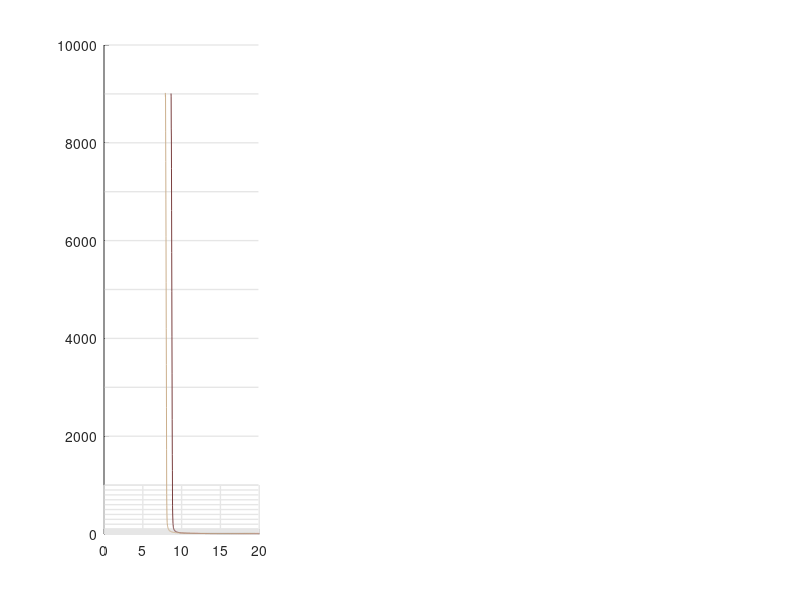

MATLAB code to generate this figure: (Note: this script raises an error after producing the figure.)
summercc = flipud(summer(12));
autumncc = flipud(autumn(12));
wintercc = flipud(winter(12));
springcc = flipud(spring(12));
pinkcc = flipud(pink(12)); 
coolcc = (cool(12)); 
%% Input
% Growth rate fit to current data
w = 0.09;
year_rate_change = (2030);

% rate change for cumulative storage
rtarget4 = [0.072, 0.07217, 0.075, 0.0761]; % Central 4 Gt
rtarget5 = [0.088174, 0.08816, 0.0925, 0.0946]; % Delayed Electrification & Low land 5.5 Gt
rtarget4z = [0.080169, 0.080225, 0.0836, 0.0851]; % Net negative 4.7 Gt
rtarget2 = [0.0184, 0.0173, 0.0106, 0.0094]; % Low demand 2 Gt

% rate change for storage rate
rtarget316 = [0.075051, 0.07516, 0.07943, 0.0818]; % central 316 Mt/y
rtarget380 = [0.080391, 0.08075, 0.0862, 0.0886]; % Delayed Electrification 380 Mt/y
rtarget680 = [0.099612, 0.09984, 0.1088, 0.114]; % Low land 680 Mt/y
rtarget465 = [0.08692, 0.087245, 0.0935, 0.097]; % Net negative 465 Mt/y
rtarget240 = [0.06678, 0.066817, 0.0703, 0.072]; % Low demand  240 Mt/y

% resulting storage - C for cumulative storage
Qtarget4 =[505.4473, 362.7771, 50.7197, 35.5949]; % mod 506, 366, 50.6, 36.6 - obs 505.4473, 362.7771, 50.7197, 35.5949
Qtarget5 =[497.6503, 350.4581, 50.8073, 36.8461]; % mod 506, 366, 50.6, 36.6 - obs 497.6503, 350.4581, 50.8073, 36.8461
Qtarget4z =[500.2358, 360.2792, 50.8073, 36.0902]; % mod 506, 366, 50.6, 36.6 - obs 500.2358, 360.2792, 50.8073, 36.0902
Qtarget2 =[501.9670, 362.1510, 51.0713, 36.5292]; % mod 506, 366, 50.6, 36.6 - obs 501.9670, 362.1510, 51.0713, 36.5292

% resulting storage - C for storage rate
Qtarget316 = [509.8317, 355.9491, 50.3704, 36.6557]; % central 316 Mt/y
Qtarget380 = [508.0734, 349.2495, 50.0236, 36.7190]; % Delayed Electrification 380 Mt/y
Qtarget680 = [503.7042, 349.2495, 50.9832, 36.4033]; % Low land 680 Mt/y
Qtarget465 = [497.6503, 362.7771, 50.8073, 35.6564]; % Net negative 465 Mt/y
Qtarget240 = [497.6503, 360.2792, 50.1967, 36.9098]; % Low demand  240 Mt/y

% resulting year of peak injection for cumulative storage 
% peak_target4 = [2117.1, 2112.3, 2082.5, 2076.8];
% peak_target5 = [2100.9, 2096.9, 2072.6, 2068.1];
% peak_target4z = [2108.1, 2103.9, 2077.1, 2071.9];
% peak_target2 =[2350, 2350, 2350, 2350];

% resulting year of peak injection for storage rate
% peak_target316 = [2113.7, 2108.7, 2079.4, 2074];
% peak_target380 = [2107.9, 2103, 2075.5, 2070.6];
% peak_target680 = [2092.9, 2089, 2066.2, 2061.4];
% peak_target465 = [2101.9, 2098, 2072.1, 2066.7];
% peak_target240 = [2123.6, 2118.6, 2085.7, 2080];


%% Now plot target tradeoff curves
subplot(1,3,1)
hold on
axis_def = [0 20 1 1000];
line_grey = ones(1,3).*0.9;
for i=1:1:10
plot([axis_def(1)+0.1, axis_def(2)-0.1], [i i], 'linewidth', 1, 'color', line_grey,'HandleVisibility','off')
end
for i=10:10:101
plot([axis_def(1)+0.1, axis_def(2)-0.1], [i i], 'linewidth', 1, 'color', line_grey,'HandleVisibility','off')
end
for i=100:100:1000
plot([axis_def(1)+0.1, axis_def(2)-0.1], [i i], 'linewidth', 1, 'color', line_grey,'HandleVisibility','off')
end
for i=1000:1000:10000
plot([axis_def(1)+0.1, axis_def(2)-0.1], [i i], 'linewidth', 1, 'color', line_grey,'HandleVisibility','off')
end
for i=axis_def(1):5:axis_def(2)
plot([i, i], [axis_def(3) axis_def(4)], 'linewidth', 1, 'color', line_grey,'HandleVisibility','off')
end

% load cumulative storage contours 
% load('target4.txt')
% Rr = target4(:,1);  % growth rate
% M = target4(:,2); % Qmin
% plot(Rr.*100, M, 'k', 'color', pinkcc(end,:))
% hold on
 load('target5.txt')
 Rr = target5(:,1);  % growth rate
 M = target5(:,2); % Qmin
 plot(Rr.*100, M, 'k', 'color', pinkcc(end-1,:))
 hold on
% load('target4z.txt')
% Rr = target4z(:,1);  % growth rate
% M = target4z(:,2); % Qmin
% plot(Rr.*100, M, '-', 'color', pinkcc(end-2,:))
% hold on
% load('target2.txt')
% Rr = target2(:,1);  % growth rate
% M = target2(:,2); % Qmin
% plot(Rr.*100, M, '-', 'color', pinkcc(end-3,:))
% hold on
% load('target316.txt')
% Rr = target316(:,1);  % growth rate
% M = target316(:,2); % Qmin
% plot(Rr.*100, M, '-', 'color', pinkcc(end-4,:))
% hold on
 load('target380.txt')
 Rr = target380(:,1);  % growth rate
 M = target380(:,2); % Qmin
 plot(Rr.*100, M, '-', 'color', pinkcc(end-5,:))
 hold on
% load('target680.txt')
% Rr = target680(:,1);  % growth rate
% M = target680(:,2); % Qmin
% plot(Rr.*100, M, '-', 'color', pinkcc(end-6,:))
% hold on
% load('target465.txt')
% Rr = target465(:,1);  % growth rate
% M = target465(:,2); % Qmin
% plot(Rr.*100, M, '-', 'color', pinkcc(end-7,:))
% hold on
% load('target240.txt')
% Rr = target240(:,1);  % growth rate
% M = target240(:,2); % Qmin
% plot(Rr.*100, M, '-', 'color', pinkcc(end-8,:))
% hold on
% plot onshore and USGS storage resource estimates 
yline(366);
yline(506);
yline(36.6);
yline(50.6);

    

% for i=1:length(Qtarget4)
%     cum_2030 = exp(year_rate_change.*w).*exp(-182.6431721);
%     C = (Qtarget4(i)-cum_2030);
%     plot(rtarget4(i).*100,C, '.','markersize', 30, 'color', coolcc(i+1,:),'HandleVisibility','off')
% end
% 
 for i=1:length(Qtarget5)
     cum_2030 = exp(year_rate_change.*w).*exp(-182.6431721);
     C = (Qtarget5(i)-cum_2030);
     plot(rtarget5(i).*100,C, '.','markersize', 30, 'color', autumncc(i+1,:),'HandleVisibility','off')
 end
% for i=1:length(Qtarget4z)
%     cum_2030 = exp(year_rate_change.*w).*exp(-182.6431721);
%     C = (Qtarget4z(i)-cum_2030);
%     plot(rtarget4z(i).*100,C, '.','markersize', 30, 'color', summercc(i+1,:),'HandleVisibility','off')
% end
% for i=1:length(Qtarget2)
%     cum_2030 = exp(year_rate_change.*w).*exp(-182.6431721);
%     C = (Qtarget2(i)-cum_2030);
%     plot(rtarget2(i).*100,C, '.','markersize', 30, 'color', wintercc(i+1,:),'HandleVisibility','off')
% end
% for i=1:length(Qtarget316)
%     cum_2030 = exp(year_rate_change.*w).*exp(-182.6431721);
%     C = (Qtarget316(i)-cum_2030);
%     plot(rtarget316(i).*100,C, '.','markersize', 30, 'color', coolcc(i+6,:),'HandleVisibility','off')
% end
 for i=1:length(Qtarget380)
     cum_2030 = exp(year_rate_change.*w).*exp(-182.6431721);
     C = (Qtarget380(i)-cum_2030);
     plot(rtarget380(i).*100,C, '.','markersize', 30, 'color', autumncc(i+6,:),'HandleVisibility','off')
 end
% for i=1:length(Qtarget680)
%     cum_2030 = exp(year_rate_change.*w).*exp(-182.6431721);
%     C = (Qtarget680(i)-cum_2030);
%     plot(rtarget680(i).*100,C, '.','markersize', 30, 'color', autumncc(i+7,:),'HandleVisibility','off')
% end
% for i=1:length(Qtarget465)
%     cum_2030 = exp(year_rate_change.*w).*exp(-182.6431721);
%     C = (Qtarget465(i)-cum_2030);
%     plot(rtarget465(i).*100,C, '.','markersize', 30, 'color', summercc(i+6,:),'HandleVisibility','off')
% end
% for i=1:length(Qtarget240)
%     cum_2030 = exp(year_rate_change.*w).*exp(-182.6431721);
%     C = (Qtarget240(i)-cum_2030);
%     plot(rtarget240(i).*100,C, '.','markersize', 30, 'color', wintercc(i+6,:),'HandleVisibility','off')
% end
% format plot
set(gca, 'YScale', 'log')
axis(axis_def)
box on
xlabel('Growth Rate [%]')
ylabel('Storage resource required [Gt]')

set(gca,'linewidth',1.5)

text(5.1, 4, sprintf('Cumulative storage by 2050'), 'fontsize', 14)
text(13.5, 8, sprintf('Storage rate by 2050'), 'fontsize', 14)
set(gca, 'Color', 'white');
set(gcf, 'Color', 'white');

legend({['5.5 Gt'],['380 Mt/yr']}, ...
    'Box', 'off',  'fontsize', 13,'location', 'southwest')